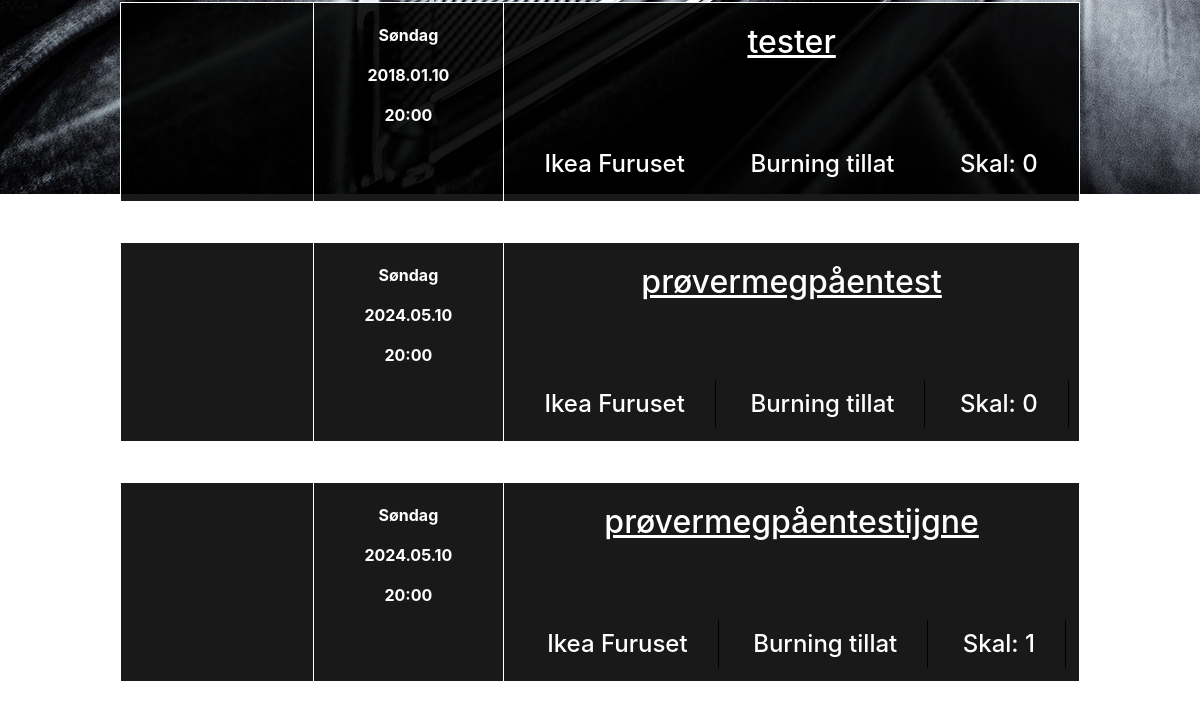
Before: /meets/ (signed in, lower part) with the older database file.
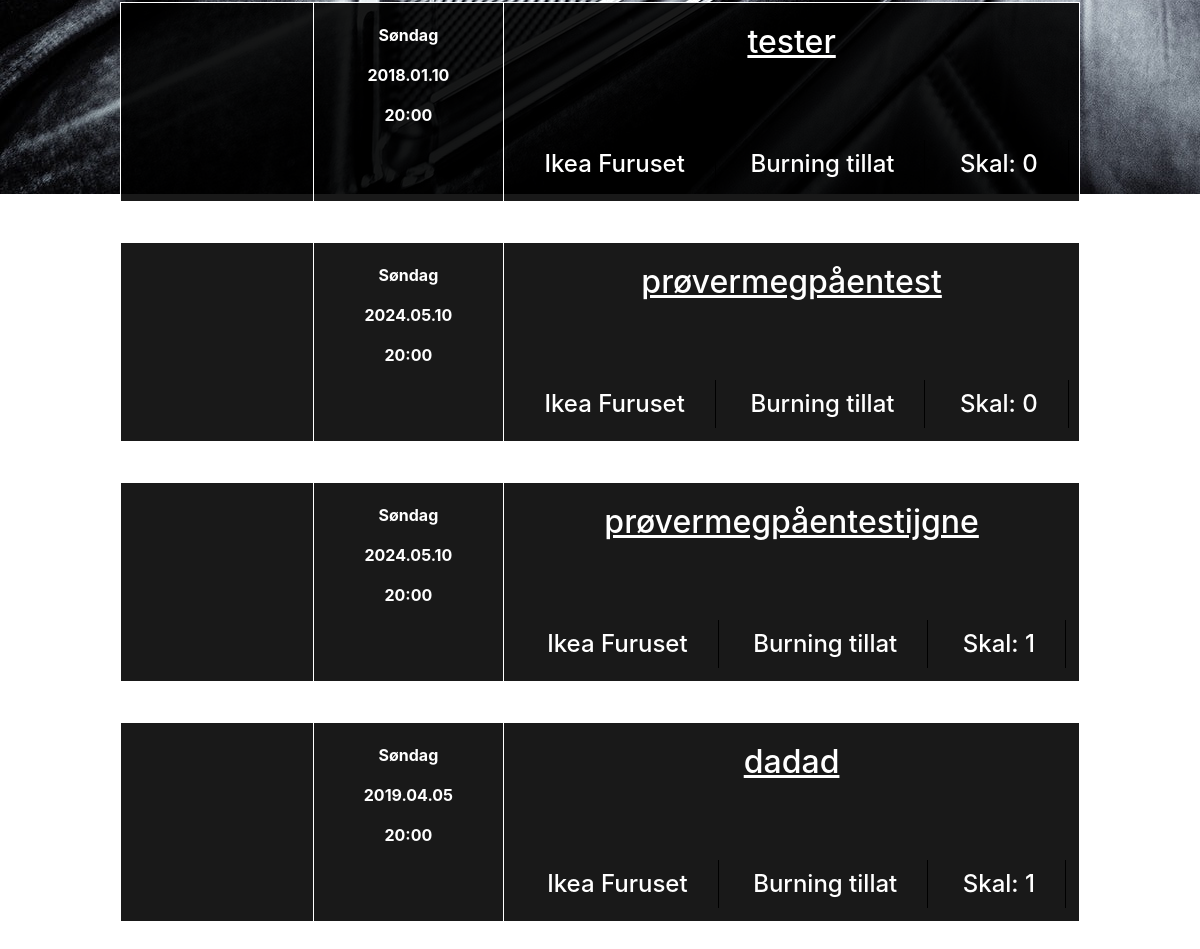
After: the same page with the newer database file.
### meets/models.py (models this page shows, shortened)
class Meet(models.Model):
    meet_name = models.CharField(max_length = 255, unique = True)
    date = models.DateTimeField()
    time = models.TimeField(blank = True, default="19:00:00")
    slug = models.SlugField(allow_unicode = True, unique = True)
    description = models.TextField()
    meet_image = models.ImageField(upload_to = "meets_pic", blank = True, default = "/meets_pic/meet_default.png")
    users_joining = models.ManyToManyField(auth.models.User, blank = True, related_name = "members_joining_meet")
    longitude = models.CharField(max_length = 255, blank = True)
    latitude = models.CharField(max_length = 255,blank = True)
    def get_absolute_url(self):
        return reverse("meets:single", kwargs={"slug":self.slug})

### meets/views.py (the view)
class MeetsListView(ListView):
    template_name = 'meets/meets_list.html'
    model = models.Meet

### meets/templates/meets/meets_list.html (shortened to what this page needs)
{% extends "base.html" %}
{% load staticfiles %}
{% block body %}
{% if user.is_authenticated %}
<div class="meet_list_container">
{% for meet in object_list %}
    <div class="meet_card_container">
      <div class="meet_card_img_container">
      </div><div class="meet_card_time_container">
        <p>Søndag</p>
        <p>{{ meet.date|date:'Y.m.d'}}</p>
        <p>20:00</p>
      </div><div class="meet_card_info_container">
        <h2><a href="{{ meet.get_absolute_url }}">{{meet.meet_name}}</a></h2>
        <div class="meet_card_info">
          <h4>Ikea Furuset</h4>
          <h4>Burning tillat</h4>
          <h4>Skal: {{meet.users_joining.count}}</h4>
        </div>
      </div>
    </div>
{% endfor %}
</div>
{% endif %}
{% endblock %}

Changed rows visible on the page:
added Meet: date "2019.04.05", meet_name "dadad", users_joining.count "1"
